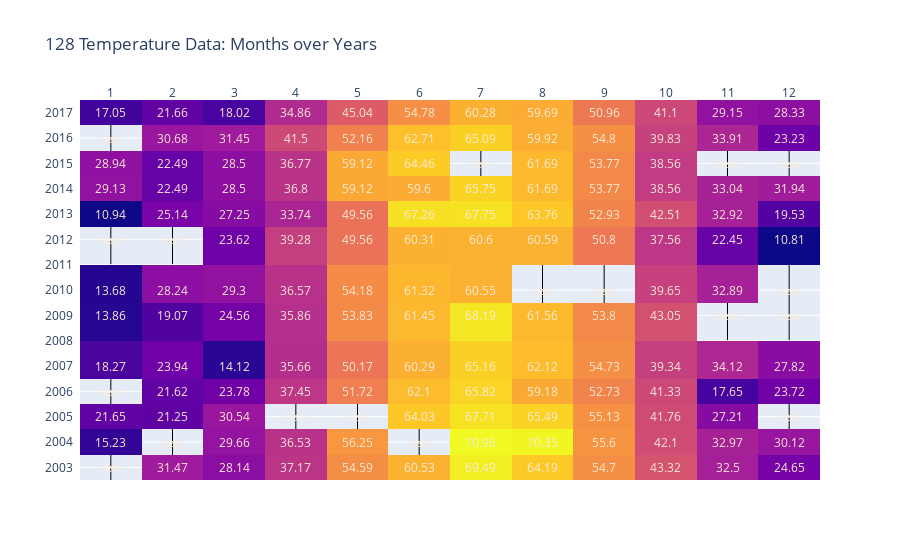

The code cell stored with this chart in its notebook:
### Markdown cell above
# Heatmap

### Code cell
import plotly.figure_factory as ff

z=np.round(data_test_group_pivot.values[::-1],2)
x=list(data_test_group_pivot.columns)
y=list(data_test_group_pivot.index[::-1])

# fig = ff.create_annotated_heatmap(z, x=x, y=y, annotation_text=z, colorscale='Viridis')

layout_two = dict(title='128 TMR_SUB_18',
                      xaxis=dict(title='Months'),
                      yaxis=dict(title='Years')
                      )

fig = go.Figure(data=ff.create_annotated_heatmap(z, x=x, y=y, font_colors=['antiquewhite'], hoverinfo='y+x+z'), 
               layout=layout_two)

fig.update_layout({"title": {"text": "128 Temperature Data: Months over Years"}})

fig.show()

### Figure 1 — Plotly figure (JSON) as saved in the notebook; plotly's stock layout.template omitted (floating-point values rounded to 4 significant figures; data arrays with more than 128 entries replaced by an {"elided": "..."} marker saying what was removed)
{"data": [{"colorscale": [[0, "#0d0887"], [0.1111, "#46039f"], [0.2222, "#7201a8"], [0.3333, "#9c179e"], [0.4444, "#bd3786"], [0.5556, "#d8576b"], [0.6667, "#ed7953"], [0.7778, "#fb9f3a"], [0.8889, "#fdca26"], [1, "#f0f921"]], "hoverinfo": "y+x+z", "reversescale": false, "showscale": false, "type": "heatmap", "x": [1, 2, 3, 4, 5, 6, 7, 8, 9, 10, 11, 12], "y": [2017, 2016, 2015, 2014, 2013, 2012, 2010, 2009, 2007, 2006, 2005, 2004, 2003], "z": {"elided": "13x12 float values"}}], "layout": {"annotations": [{"font": {"color": "antiquewhite"}, "showarrow": false, "text": "17.05", "x": 1, "xref": "x", "y": 2017, "yref": "y"}, {"font": {"color": "antiquewhite"}, "showarrow": false, "text": "21.66", "x": 2, "xref": "x", "y": 2017, "yref": "y"}, {"font": {"color": "antiquewhite"}, "showarrow": false, "text": "18.02", "x": 3, "xref": "x", "y": 2017, "yref": "y"}, {"font": {"color": "antiquewhite"}, "showarrow": false, "text": "34.86", "x": 4, "xref": "x", "y": 2017, "yref": "y"}, {"font": {"color": "antiquewhite"}, "showarrow": false, "text": "45.04", "x": 5, "xref": "x", "y": 2017, "yref": "y"}, {"font": {"color": "antiquewhite"}, "showarrow": false, "text": "54.78", "x": 6, "xref": "x", "y": 2017, "yref": "y"}, {"font": {"color": "antiquewhite"}, "showarrow": false, "text": "60.28", "x": 7, "xref": "x", "y": 2017, "yref": "y"}, {"font": {"color": "antiquewhite"}, "showarrow": false, "text": "59.69", "x": 8, "xref": "x", "y": 2017, "yref": "y"}, {"font": {"color": "antiquewhite"}, "showarrow": false, "text": "50.96", "x": 9, "xref": "x", "y": 2017, "yref": "y"}, {"font": {"color": "antiquewhite"}, "showarrow": false, "text": "41.1", "x": 10, "xref": "x", "y": 2017, "yref": "y"}, {"font": {"color": "antiquewhite"}, "showarrow": false, "text": "29.15", "x": 11, "xref": "x", "y": 2017, "yref": "y"}, {"font": {"color": "antiquewhite"}, "showarrow": false, "text": "28.33", "x": 12, "xref": "x", "y": 2017, "yref": "y"}, {"font": {"color": "antiquewhite"}, "showarrow": false, "text": "nan", "x": 1, "xref": "x", "y": 2016, "yref": "y"}, {"font": {"color": "antiquewhite"}, "showarrow": false, "text": "30.68", "x": 2, "xref": "x", "y": 2016, "yref": "y"}, {"font": {"color": "antiquewhite"}, "showarrow": false, "text": "31.45", "x": 3, "xref": "x", "y": 2016, "yref": "y"}, {"font": {"color": "antiquewhite"}, "showarrow": false, "text": "41.5", "x": 4, "xref": "x", "y": 2016, "yref": "y"}, {"font": {"color": "antiquewhite"}, "showarrow": false, "text": "52.16", "x": 5, "xref": "x", "y": 2016, "yref": "y"}, {"font": {"color": "antiquewhite"}, "showarrow": false, "text": "62.71", "x": 6, "xref": "x", "y": 2016, "yref": "y"}, {"font": {"color": "antiquewhite"}, "showarrow": false, "text": "65.09", "x": 7, "xref": "x", "y": 2016, "yref": "y"}, {"font": {"color": "antiquewhite"}, "showarrow": false, "text": "59.92", "x": 8, "xref": "x", "y": 2016, "yref": "y"}, {"font": {"color": "antiquewhite"}, "showarrow": false, "text": "54.8", "x": 9, "xref": "x", "y": 2016, "yref": "y"}, {"font": {"color": "antiquewhite"}, "showarrow": false, "text": "39.83", "x": 10, "xref": "x", "y": 2016, "yref": "y"}, {"font": {"color": "antiquewhite"}, "showarrow": false, "text": "33.91", "x": 11, "xref": "x", "y": 2016, "yref": "y"}, {"font": {"color": "antiquewhite"}, "showarrow": false, "text": "23.23", "x": 12, "xref": "x", "y": 2016, "yref": "y"}, {"font": {"color": "antiquewhite"}, "showarrow": false, "text": "28.94", "x": 1, "xref": "x", "y": 2015, "yref": "y"}, {"font": {"color": "antiquewhite"}, "showarrow": false, "text": "22.49", "x": 2, "xref": "x", "y": 2015, "yref": "y"}, {"font": {"color": "antiquewhite"}, "showarrow": false, "text": "28.5", "x": 3, "xref": "x", "y": 2015, "yref": "y"}, {"font": {"color": "antiquewhite"}, "showarrow": false, "text": "36.77", "x": 4, "xref": "x", "y": 2015, "yref": "y"}, {"font": {"color": "antiquewhite"}, "showarrow": false, "text": "59.12", "x": 5, "xref": "x", "y": 2015, "yref": "y"}, {"font": {"color": "antiquewhite"}, "showarrow": false, "text": "64.46", "x": 6, "xref": "x", "y": 2015, "yref": "y"}, {"font": {"color": "antiquewhite"}, "showarrow": false, "text": "nan", "x": 7, "xref": "x", "y": 2015, "yref": "y"}, {"font": {"color": "antiquewhite"}, "showarrow": false, "text": "61.69", "x": 8, "xref": "x", "y": 2015, "yref": "y"}, {"font": {"color": "antiquewhite"}, "showarrow": false, "text": "53.77", "x": 9, "xref": "x", "y": 2015, "yref": "y"}, {"font": {"color": "antiquewhite"}, "showarrow": false, "text": "38.56", "x": 10, "xref": "x", "y": 2015, "yref": "y"}, {"font": {"color": "antiquewhite"}, "showarrow": false, "text": "nan", "x": 11, "xref": "x", "y": 2015, "yref": "y"}, {"font": {"color": "antiquewhite"}, "showarrow": false, "text": "nan", "x": 12, "xref": "x", "y": 2015, "yref": "y"}, {"font": {"color": "antiquewhite"}, "showarrow": false, "text": "29.13", "x": 1, "xref": "x", "y": 2014, "yref": "y"}, {"font": {"color": "antiquewhite"}, "showarrow": false, "text": "22.49", "x": 2, "xref": "x", "y": 2014, "yref": "y"}, {"font": {"color": "antiquewhite"}, "showarrow": false, "text": "28.5", "x": 3, "xref": "x", "y": 2014, "yref": "y"}, {"font": {"color": "antiquewhite"}, "showarrow": false, "text": "36.8", "x": 4, "xref": "x", "y": 2014, "yref": "y"}, {"font": {"color": "antiquewhite"}, "showarrow": false, "text": "59.12", "x": 5, "xref": "x", "y": 2014, "yref": "y"}, {"font": {"color": "antiquewhite"}, "showarrow": false, "text": "59.6", "x": 6, "xref": "x", "y": 2014, "yref": "y"}, {"font": {"color": "antiquewhite"}, "showarrow": false, "text": "65.75", "x": 7, "xref": "x", "y": 2014, "yref": "y"}, {"font": {"color": "antiquewhite"}, "showarrow": false, "text": "61.69", "x": 8, "xref": "x", "y": 2014, "yref": "y"}, {"font": {"color": "antiquewhite"}, "showarrow": false, "text": "53.77", "x": 9, "xref": "x", "y": 2014, "yref": "y"}, {"font": {"color": "antiquewhite"}, "showarrow": false, "text": "38.56", "x": 10, "xref": "x", "y": 2014, "yref": "y"}, {"font": {"color": "antiquewhite"}, "showarrow": false, "text": "33.04", "x": 11, "xref": "x", "y": 2014, "yref": "y"}, {"font": {"color": "antiquewhite"}, "showarrow": false, "text": "31.94", "x": 12, "xref": "x", "y": 2014, "yref": "y"}, {"font": {"color": "antiquewhite"}, "showarrow": false, "text": "10.94", "x": 1, "xref": "x", "y": 2013, "yref": "y"}, {"font": {"color": "antiquewhite"}, "showarrow": false, "text": "25.14", "x": 2, "xref": "x", "y": 2013, "yref": "y"}, {"font": {"color": "antiquewhite"}, "showarrow": false, "text": "27.25", "x": 3, "xref": "x", "y": 2013, "yref": "y"}, {"font": {"color": "antiquewhite"}, "showarrow": false, "text": "33.74", "x": 4, "xref": "x", "y": 2013, "yref": "y"}, {"font": {"color": "antiquewhite"}, "showarrow": false, "text": "49.56", "x": 5, "xref": "x", "y": 2013, "yref": "y"}, {"font": {"color": "antiquewhite"}, "showarrow": false, "text": "67.26", "x": 6, "xref": "x", "y": 2013, "yref": "y"}, {"font": {"color": "antiquewhite"}, "showarrow": false, "text": "67.75", "x": 7, "xref": "x", "y": 2013, "yref": "y"}, {"font": {"color": "antiquewhite"}, "showarrow": false, "text": "63.76", "x": 8, "xref": "x", "y": 2013, "yref": "y"}, {"font": {"color": "antiquewhite"}, "showarrow": false, "text": "52.93", "x": 9, "xref": "x", "y": 2013, "yref": "y"}, {"font": {"color": "antiquewhite"}, "showarrow": false, "text": "42.51", "x": 10, "xref": "x", "y": 2013, "yref": "y"}, {"font": {"color": "antiquewhite"}, "showarrow": false, "text": "32.92", "x": 11, "xref": "x", "y": 2013, "yref": "y"}, {"font": {"color": "antiquewhite"}, "showarrow": false, "text": "19.53", "x": 12, "xref": "x", "y": 2013, "yref": "y"}, {"font": {"color": "antiquewhite"}, "showarrow": false, "text": "nan", "x": 1, "xref": "x", "y": 2012, "yref": "y"}, {"font": {"color": "antiquewhite"}, "showarrow": false, "text": "nan", "x": 2, "xref": "x", "y": 2012, "yref": "y"}, {"font": {"color": "antiquewhite"}, "showarrow": false, "text": "23.62", "x": 3, "xref": "x", "y": 2012, "yref": "y"}, {"font": {"color": "antiquewhite"}, "showarrow": false, "text": "39.28", "x": 4, "xref": "x", "y": 2012, "yref": "y"}, {"font": {"color": "antiquewhite"}, "showarrow": false, "text": "49.56", "x": 5, "xref": "x", "y": 2012, "yref": "y"}, {"font": {"color": "antiquewhite"}, "showarrow": false, "text": "60.31", "x": 6, "xref": "x", "y": 2012, "yref": "y"}, {"font": {"color": "antiquewhite"}, "showarrow": false, "text": "60.6", "x": 7, "xref": "x", "y": 2012, "yref": "y"}, {"font": {"color": "antiquewhite"}, "showarrow": false, "text": "60.59", "x": 8, "xref": "x", "y": 2012, "yref": "y"}, {"font": {"color": "antiquewhite"}, "showarrow": false, "text": "50.8", "x": 9, "xref": "x", "y": 2012, "yref": "y"}, {"font": {"color": "antiquewhite"}, "showarrow": false, "text": "37.56", "x": 10, "xref": "x", "y": 2012, "yref": "y"}, {"font": {"color": "antiquewhite"}, "showarrow": false, "text": "22.45", "x": 11, "xref": "x", "y": 2012, "yref": "y"}, {"font": {"color": "antiquewhite"}, "showarrow": false, "text": "10.81", "x": 12, "xref": "x", "y": 2012, "yref": "y"}, {"font": {"color": "antiquewhite"}, "showarrow": false, "text": "13.68", "x": 1, "xref": "x", "y": 2010, "yref": "y"}, {"font": {"color": "antiquewhite"}, "showarrow": false, "text": "28.24", "x": 2, "xref": "x", "y": 2010, "yref": "y"}, {"font": {"color": "antiquewhite"}, "showarrow": false, "text": "29.3", "x": 3, "xref": "x", "y": 2010, "yref": "y"}, {"font": {"color": "antiquewhite"}, "showarrow": false, "text": "36.57", "x": 4, "xref": "x", "y": 2010, "yref": "y"}, {"font": {"color": "antiquewhite"}, "showarrow": false, "text": "54.18", "x": 5, "xref": "x", "y": 2010, "yref": "y"}, {"font": {"color": "antiquewhite"}, "showarrow": false, "text": "61.32", "x": 6, "xref": "x", "y": 2010, "yref": "y"}, {"font": {"color": "antiquewhite"}, "showarrow": false, "text": "60.55", "x": 7, "xref": "x", "y": 2010, "yref": "y"}, {"font": {"color": "antiquewhite"}, "showarrow": false, "text": "nan", "x": 8, "xref": "x", "y": 2010, "yref": "y"}, {"font": {"color": "antiquewhite"}, "showarrow": false, "text": "nan", "x": 9, "xref": "x", "y": 2010, "yref": "y"}, {"font": {"color": "antiquewhite"}, "showarrow": false, "text": "39.65", "x": 10, "xref": "x", "y": 2010, "yref": "y"}, {"font": {"color": "antiquewhite"}, "showarrow": false, "text": "32.89", "x": 11, "xref": "x", "y": 2010, "yref": "y"}, {"font": {"color": "antiquewhite"}, "showarrow": false, "text": "nan", "x": 12, "xref": "x", "y": 2010, "yref": "y"}, {"font": {"color": "antiquewhite"}, "showarrow": false, "text": "13.86", "x": 1, "xref": "x", "y": 2009, "yref": "y"}, {"font": {"color": "antiquewhite"}, "showarrow": false, "text": "19.07", "x": 2, "xref": "x", "y": 2009, "yref": "y"}, {"font": {"color": "antiquewhite"}, "showarrow": false, "text": "24.56", "x": 3, "xref": "x", "y": 2009, "yref": "y"}, {"font": {"color": "antiquewhite"}, "showarrow": false, "text": "35.86", "x": 4, "xref": "x", "y": 2009, "yref": "y"}, {"font": {"color": "antiquewhite"}, "showarrow": false, "text": "53.83", "x": 5, "xref": "x", "y": 2009, "yref": "y"}, {"font": {"color": "antiquewhite"}, "showarrow": false, "text": "61.45", "x": 6, "xref": "x", "y": 2009, "yref": "y"}, {"font": {"color": "antiquewhite"}, "showarrow": false, "text": "68.19", "x": 7, "xref": "x", "y": 2009, "yref": "y"}, {"font": {"color": "antiquewhite"}, "showarrow": false, "text": "61.56", "x": 8, "xref": "x", "y": 2009, "yref": "y"}, {"font": {"color": "antiquewhite"}, "showarrow": false, "text": "53.8", "x": 9, "xref": "x", "y": 2009, "yref": "y"}, {"font": {"color": "antiquewhite"}, "showarrow": false, "text": "43.05", "x": 10, "xref": "x", "y": 2009, "yref": "y"}, {"font": {"color": "antiquewhite"}, "showarrow": false, "text": "nan", "x": 11, "xref": "x", "y": 2009, "yref": "y"}, {"font": {"color": "antiquewhite"}, "showarrow": false, "text": "nan", "x": 12, "xref": "x", "y": 2009, "yref": "y"}, {"font": {"color": "antiquewhite"}, "showarrow": false, "text": "18.27", "x": 1, "xref": "x", "y": 2007, "yref": "y"}, {"font": {"color": "antiquewhite"}, "showarrow": false, "text": "23.94", "x": 2, "xref": "x", "y": 2007, "yref": "y"}, {"font": {"color": "antiquewhite"}, "showarrow": false, "text": "14.12", "x": 3, "xref": "x", "y": 2007, "yref": "y"}, {"font": {"color": "antiquewhite"}, "showarrow": false, "text": "35.66", "x": 4, "xref": "x", "y": 2007, "yref": "y"}, {"font": {"color": "antiquewhite"}, "showarrow": false, "text": "50.17", "x": 5, "xref": "x", "y": 2007, "yref": "y"}, {"font": {"color": "antiquewhite"}, "showarrow": false, "text": "60.29", "x": 6, "xref": "x", "y": 2007, "yref": "y"}, {"font": {"color": "antiquewhite"}, "showarrow": false, "text": "65.16", "x": 7, "xref": "x", "y": 2007, "yref": "y"}, {"font": {"color": "antiquewhite"}, "showarrow": false, "text": "62.12", "x": 8, "xref": "x", "y": 2007, "yref": "y"}, {"font": {"color": "antiquewhite"}, "showarrow": false, "text": "54.73", "x": 9, "xref": "x", "y": 2007, "yref": "y"}, {"font": {"color": "antiquewhite"}, "showarrow": false, "text": "39.34", "x": 10, "xref": "x", "y": 2007, "yref": "y"}, {"font": {"color": "antiquewhite"}, "showarrow": false, "text": "34.12", "x": 11, "xref": "x", "y": 2007, "yref": "y"}, {"font": {"color": "antiquewhite"}, "showarrow": false, "text": "27.82", "x": 12, "xref": "x", "y": 2007, "yref": "y"}, {"font": {"color": "antiquewhite"}, "showarrow": false, "text": "nan", "x": 1, "xref": "x", "y": 2006, "yref": "y"}, {"font": {"color": "antiquewhite"}, "showarrow": false, "text": "21.62", "x": 2, "xref": "x", "y": 2006, "yref": "y"}, {"font": {"color": "antiquewhite"}, "showarrow": false, "text": "23.78", "x": 3, "xref": "x", "y": 2006, "yref": "y"}, {"font": {"color": "antiquewhite"}, "showarrow": false, "text": "37.45", "x": 4, "xref": "x", "y": 2006, "yref": "y"}, {"font": {"color": "antiquewhite"}, "showarrow": false, "text": "51.72", "x": 5, "xref": "x", "y": 2006, "yref": "y"}, {"font": {"color": "antiquewhite"}, "showarrow": false, "text": "62.1", "x": 6, "xref": "x", "y": 2006, "yref": "y"}, {"font": {"color": "antiquewhite"}, "showarrow": false, "text": "65.82", "x": 7, "xref": "x", "y": 2006, "yref": "y"}, {"font": {"color": "antiquewhite"}, "showarrow": false, "text": "59.18", "x": 8, "xref": "x", "y": 2006, "yref": "y"}, {"font": {"color": "antiquewhite"}, "showarrow": false, "text": "52.73", "x": 9, "xref": "x", "y": 2006, "yref": "y"}, {"font": {"color": "antiquewhite"}, "showarrow": false, "text": "41.33", "x": 10, "xref": "x", "y": 2006, "yref": "y"}, {"font": {"color": "antiquewhite"}, "showarrow": false, "text": "17.65", "x": 11, "xref": "x", "y": 2006, "yref": "y"}, {"font": {"color": "antiquewhite"}, "showarrow": false, "text": "23.72", "x": 12, "xref": "x", "y": 2006, "yref": "y"}, {"font": {"color": "antiquewhite"}, "showarrow": false, "text": "21.65", "x": 1, "xref": "x", "y": 2005, "yref": "y"}, {"font": {"color": "antiquewhite"}, "showarrow": false, "text": "21.25", "x": 2, "xref": "x", "y": 2005, "yref": "y"}, {"font": {"color": "antiquewhite"}, "showarrow": false, "text": "30.54", "x": 3, "xref": "x", "y": 2005, "yref": "y"}, {"font": {"color": "antiquewhite"}, "showarrow": false, "text": "nan", "x": 4, "xref": "x", "y": 2005, "yref": "y"}, {"font": {"color": "antiquewhite"}, "showarrow": false, "text": "nan", "x": 5, "xref": "x", "y": 2005, "yref": "y"}, {"font": {"color": "antiquewhite"}, "showarrow": false, "text": "64.03", "x": 6, "xref": "x", "y": 2005, "yref": "y"}, {"font": {"color": "antiquewhite"}, "showarrow": false, "text": "67.71", "x": 7, "xref": "x", "y": 2005, "yref": "y"}, {"font": {"color": "antiquewhite"}, "showarrow": false, "text": "65.49", "x": 8, "xref": "x", "y": 2005, "yref": "y"}, {"font": {"color": "antiquewhite"}, "showarrow": false, "text": "55.13", "x": 9, "xref": "x", "y": 2005, "yref": "y"}, {"font": {"color": "antiquewhite"}, "showarrow": false, "text": "41.76", "x": 10, "xref": "x", "y": 2005, "yref": "y"}, {"font": {"color": "antiquewhite"}, "showarrow": false, "text": "27.21", "x": 11, "xref": "x", "y": 2005, "yref": "y"}, {"font": {"color": "antiquewhite"}, "showarrow": false, "text": "nan", "x": 12, "xref": "x", "y": 2005, "yref": "y"}, {"font": {"color": "antiquewhite"}, "showarrow": false, "text": "15.23", "x": 1, "xref": "x", "y": 2004, "yref": "y"}, {"font": {"color": "antiquewhite"}, "showarrow": false, "text": "nan", "x": 2, "xref": "x", "y": 2004, "yref": "y"}, {"font": {"color": "antiquewhite"}, "showarrow": false, "text": "29.66", "x": 3, "xref": "x", "y": 2004, "yref": "y"}, {"font": {"color": "antiquewhite"}, "showarrow": false, "text": "36.53", "x": 4, "xref": "x", "y": 2004, "yref": "y"}, {"font": {"color": "antiquewhite"}, "showarrow": false, "text": "56.25", "x": 5, "xref": "x", "y": 2004, "yref": "y"}, {"font": {"color": "antiquewhite"}, "showarrow": false, "text": "nan", "x": 6, "xref": "x", "y": 2004, "yref": "y"}, {"font": {"color": "antiquewhite"}, "showarrow": false, "text": "70.96", "x": 7, "xref": "x", "y": 2004, "yref": "y"}, {"font": {"color": "antiquewhite"}, "showarrow": false, "text": "70.35", "x": 8, "xref": "x", "y": 2004, "yref": "y"}, {"font": {"color": "antiquewhite"}, "showarrow": false, "text": "55.6", "x": 9, "xref": "x", "y": 2004, "yref": "y"}, {"font": {"color": "antiquewhite"}, "showarrow": false, "text": "42.1", "x": 10, "xref": "x", "y": 2004, "yref": "y"}, {"font": {"color": "antiquewhite"}, "showarrow": false, "text": "32.97", "x": 11, "xref": "x", "y": 2004, "yref": "y"}, {"font": {"color": "antiquewhite"}, "showarrow": false, "text": "30.12", "x": 12, "xref": "x", "y": 2004, "yref": "y"}, {"font": {"color": "antiquewhite"}, "showarrow": false, "text": "nan", "x": 1, "xref": "x", "y": 2003, "yref": "y"}, {"font": {"color": "antiquewhite"}, "showarrow": false, "text": "31.47", "x": 2, "xref": "x", "y": 2003, "yref": "y"}, {"font": {"color": "antiquewhite"}, "showarrow": false, "text": "28.14", "x": 3, "xref": "x", "y": 2003, "yref": "y"}, {"font": {"color": "antiquewhite"}, "showarrow": false, "text": "37.17", "x": 4, "xref": "x", "y": 2003, "yref": "y"}, {"font": {"color": "antiquewhite"}, "showarrow": false, "text": "54.59", "x": 5, "xref": "x", "y": 2003, "yref": "y"}, {"font": {"color": "antiquewhite"}, "showarrow": false, "text": "60.53", "x": 6, "xref": "x", "y": 2003, "yref": "y"}, {"font": {"color": "antiquewhite"}, "showarrow": false, "text": "69.49", "x": 7, "xref": "x", "y": 2003, "yref": "y"}, {"font": {"color": "antiquewhite"}, "showarrow": false, "text": "64.19", "x": 8, "xref": "x", "y": 2003, "yref": "y"}, {"font": {"color": "antiquewhite"}, "showarrow": false, "text": "54.7", "x": 9, "xref": "x", "y": 2003, "yref": "y"}, {"font": {"color": "antiquewhite"}, "showarrow": false, "text": "43.32", "x": 10, "xref": "x", "y": 2003, "yref": "y"}, {"font": {"color": "antiquewhite"}, "showarrow": false, "text": "32.5", "x": 11, "xref": "x", "y": 2003, "yref": "y"}, {"font": {"color": "antiquewhite"}, "showarrow": false, "text": "24.65", "x": 12, "xref": "x", "y": 2003, "yref": "y"}], "title": {"text": "128 Temperature Data: Months over Years"}, "xaxis": {"dtick": 1, "gridcolor": "rgb(0, 0, 0)", "side": "top", "ticks": ""}, "yaxis": {"dtick": 1, "ticks": "", "ticksuffix": "  "}}}
